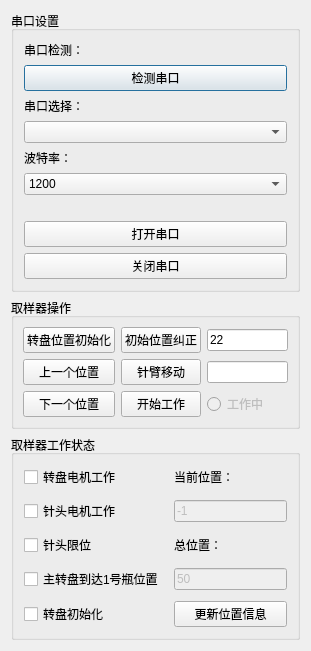
<?xml version="1.0" encoding="UTF-8"?>
<ui version="4.0">
 <class>Form</class>
 <widget class="QWidget" name="Form">
  <property name="geometry">
   <rect>
    <x>0</x>
    <y>0</y>
    <width>311</width>
    <height>649</height>
   </rect>
  </property>
  <property name="windowTitle">
   <string>Form</string>
  </property>
  <layout class="QVBoxLayout" name="verticalLayout_2">
   <item>
    <widget class="QGroupBox" name="group_1">
     <property name="title">
      <string>串口设置</string>
     </property>
     <layout class="QVBoxLayout" name="verticalLayout">
      <property name="leftMargin">
       <number>10</number>
      </property>
      <property name="topMargin">
       <number>10</number>
      </property>
      <property name="rightMargin">
       <number>10</number>
      </property>
      <property name="bottomMargin">
       <number>10</number>
      </property>
      <item>
       <widget class="QLabel" name="s1__lb_1">
        <property name="text">
         <string>串口检测：</string>
        </property>
       </widget>
      </item>
      <item>
       <widget class="QPushButton" name="s1__btn_port_check">
        <property name="text">
         <string>检测串口</string>
        </property>
        <property name="autoRepeatInterval">
         <number>100</number>
        </property>
        <property name="default">
         <bool>true</bool>
        </property>
       </widget>
      </item>
      <item>
       <widget class="QLabel" name="s1__lb_2">
        <property name="text">
         <string>串口选择：</string>
        </property>
       </widget>
      </item>
      <item>
       <widget class="QComboBox" name="s1__box_port_select"/>
      </item>
      <item>
       <widget class="QLabel" name="s1__lb_3">
        <property name="text">
         <string>波特率：</string>
        </property>
       </widget>
      </item>
      <item>
       <widget class="QComboBox" name="s1__box_baud_rate">
        <item>
         <property name="text">
          <string>1200</string>
         </property>
        </item>
        <item>
         <property name="text">
          <string>2400</string>
         </property>
        </item>
        <item>
         <property name="text">
          <string>4800</string>
         </property>
        </item>
        <item>
         <property name="text">
          <string>9600</string>
         </property>
        </item>
        <item>
         <property name="text">
          <string>14400</string>
         </property>
        </item>
        <item>
         <property name="text">
          <string>19200</string>
         </property>
        </item>
        <item>
         <property name="text">
          <string>38400</string>
         </property>
        </item>
        <item>
         <property name="text">
          <string>57600</string>
         </property>
        </item>
        <item>
         <property name="text">
          <string>76800</string>
         </property>
        </item>
        <item>
         <property name="text">
          <string>12800</string>
         </property>
        </item>
        <item>
         <property name="text">
          <string>115200</string>
         </property>
        </item>
        <item>
         <property name="text">
          <string>230400</string>
         </property>
        </item>
        <item>
         <property name="text">
          <string>460800</string>
         </property>
        </item>
       </widget>
      </item>
      <item>
       <widget class="QLabel" name="s1__lb_state">
        <property name="text">
         <string/>
        </property>
        <property name="textFormat">
         <enum>Qt::AutoText</enum>
        </property>
        <property name="scaledContents">
         <bool>true</bool>
        </property>
        <property name="alignment">
         <set>Qt::AlignRight|Qt::AlignTrailing|Qt::AlignVCenter</set>
        </property>
       </widget>
      </item>
      <item>
       <widget class="QPushButton" name="s1__btn_port_open">
        <property name="text">
         <string>打开串口</string>
        </property>
       </widget>
      </item>
      <item>
       <widget class="QPushButton" name="s1__btn_port_close">
        <property name="text">
         <string>关闭串口</string>
        </property>
        <property name="default">
         <bool>false</bool>
        </property>
       </widget>
      </item>
     </layout>
    </widget>
   </item>
   <item>
    <widget class="QGroupBox" name="group_2">
     <property name="title">
      <string>取样器操作</string>
     </property>
     <layout class="QGridLayout" name="gridLayout_4">
      <item row="0" column="2">
       <widget class="QLineEdit" name="s2__edit_init_pos">
        <property name="text">
         <string>22</string>
        </property>
        <property name="readOnly">
         <bool>false</bool>
        </property>
        <property name="clearButtonEnabled">
         <bool>false</bool>
        </property>
       </widget>
      </item>
      <item row="3" column="0">
       <widget class="QPushButton" name="s2__btn_next">
        <property name="text">
         <string>下一个位置</string>
        </property>
       </widget>
      </item>
      <item row="1" column="1">
       <widget class="QPushButton" name="s2__btn_niddle_move">
        <property name="text">
         <string>针臂移动</string>
        </property>
       </widget>
      </item>
      <item row="0" column="1">
       <widget class="QPushButton" name="s2__btn_init_pos">
        <property name="text">
         <string>初始位置纠正</string>
        </property>
       </widget>
      </item>
      <item row="1" column="2">
       <widget class="QLineEdit" name="s2__edit_niddle_move">
        <property name="enabled">
         <bool>true</bool>
        </property>
        <property name="text">
         <string/>
        </property>
        <property name="readOnly">
         <bool>false</bool>
        </property>
       </widget>
      </item>
      <item row="1" column="0">
       <widget class="QPushButton" name="s2__btn_forward">
        <property name="text">
         <string>上一个位置</string>
        </property>
       </widget>
      </item>
      <item row="0" column="0">
       <widget class="QPushButton" name="s2__btn_turn_init">
        <property name="text">
         <string>转盘位置初始化</string>
        </property>
       </widget>
      </item>
      <item row="3" column="1">
       <widget class="QPushButton" name="s2__btn_work">
        <property name="text">
         <string>开始工作</string>
        </property>
       </widget>
      </item>
      <item row="3" column="2">
       <widget class="QRadioButton" name="s2__rad_work">
        <property name="enabled">
         <bool>false</bool>
        </property>
        <property name="text">
         <string>工作中</string>
        </property>
       </widget>
      </item>
     </layout>
    </widget>
   </item>
   <item>
    <widget class="QGroupBox" name="group_3">
     <property name="title">
      <string>取样器工作状态</string>
     </property>
     <layout class="QGridLayout" name="gridLayout_2">
      <property name="leftMargin">
       <number>10</number>
      </property>
      <property name="topMargin">
       <number>10</number>
      </property>
      <property name="rightMargin">
       <number>10</number>
      </property>
      <property name="bottomMargin">
       <number>10</number>
      </property>
      <property name="spacing">
       <number>10</number>
      </property>
      <item row="8" column="1">
       <widget class="QLabel" name="s3__lb_2">
        <property name="text">
         <string>总位置：</string>
        </property>
       </widget>
      </item>
      <item row="3" column="0">
       <widget class="QCheckBox" name="s3__box_turn_motor">
        <property name="enabled">
         <bool>true</bool>
        </property>
        <property name="mouseTracking">
         <bool>true</bool>
        </property>
        <property name="tabletTracking">
         <bool>false</bool>
        </property>
        <property name="text">
         <string>转盘电机工作</string>
        </property>
        <property name="checkable">
         <bool>true</bool>
        </property>
        <property name="checked">
         <bool>false</bool>
        </property>
        <property name="tristate">
         <bool>false</bool>
        </property>
       </widget>
      </item>
      <item row="3" column="1">
       <widget class="QLabel" name="s3__lb_1">
        <property name="text">
         <string>当前位置：</string>
        </property>
       </widget>
      </item>
      <item row="6" column="0">
       <widget class="QCheckBox" name="s3__box_niddle_motor">
        <property name="enabled">
         <bool>true</bool>
        </property>
        <property name="text">
         <string>针头电机工作</string>
        </property>
       </widget>
      </item>
      <item row="9" column="0">
       <widget class="QCheckBox" name="s3__box_turn_0">
        <property name="enabled">
         <bool>true</bool>
        </property>
        <property name="text">
         <string>主转盘到达1号瓶位置</string>
        </property>
       </widget>
      </item>
      <item row="6" column="1">
       <widget class="QLineEdit" name="s3__edit_cur_pos">
        <property name="enabled">
         <bool>false</bool>
        </property>
        <property name="text">
         <string>-1</string>
        </property>
        <property name="readOnly">
         <bool>true</bool>
        </property>
       </widget>
      </item>
      <item row="10" column="0">
       <widget class="QCheckBox" name="s3__box_turn_init">
        <property name="enabled">
         <bool>true</bool>
        </property>
        <property name="text">
         <string>转盘初始化</string>
        </property>
       </widget>
      </item>
      <item row="9" column="1">
       <widget class="QLineEdit" name="s3__edit_bottle_num">
        <property name="enabled">
         <bool>false</bool>
        </property>
        <property name="text">
         <string>50</string>
        </property>
        <property name="readOnly">
         <bool>true</bool>
        </property>
       </widget>
      </item>
      <item row="10" column="1">
       <widget class="QPushButton" name="s3__btn_update_pos">
        <property name="text">
         <string>更新位置信息</string>
        </property>
       </widget>
      </item>
      <item row="8" column="0">
       <widget class="QCheckBox" name="s3__box_niddle_limit">
        <property name="enabled">
         <bool>true</bool>
        </property>
        <property name="text">
         <string>针头限位</string>
        </property>
       </widget>
      </item>
     </layout>
    </widget>
   </item>
  </layout>
 </widget>
 <resources/>
 <connections/>
</ui>
